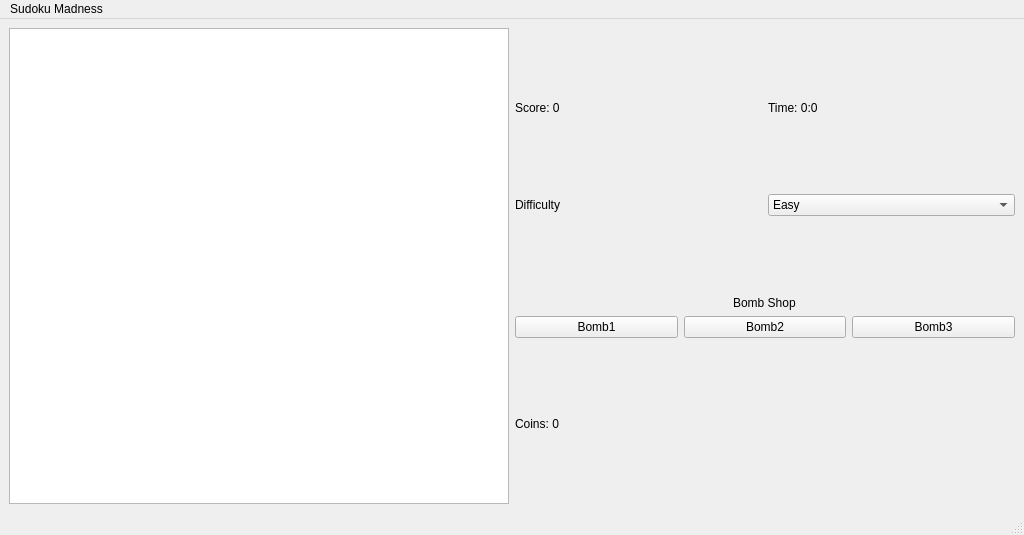
<?xml version="1.0" encoding="UTF-8"?>
<ui version="4.0">
 <class>MainWindow</class>
 <widget class="QMainWindow" name="MainWindow">
  <property name="geometry">
   <rect>
    <x>0</x>
    <y>0</y>
    <width>1024</width>
    <height>535</height>
   </rect>
  </property>
  <property name="windowTitle">
   <string>MainWindow</string>
  </property>
  <widget class="QWidget" name="centralwidget">
   <layout class="QHBoxLayout" name="horizontalLayout_2">
    <item>
     <widget class="QTableView" name="sudokuTableView">
      <property name="sizePolicy">
       <sizepolicy hsizetype="Preferred" vsizetype="Preferred">
        <horstretch>0</horstretch>
        <verstretch>0</verstretch>
       </sizepolicy>
      </property>
      <property name="minimumSize">
       <size>
        <width>100</width>
        <height>100</height>
       </size>
      </property>
      <property name="maximumSize">
       <size>
        <width>800</width>
        <height>800</height>
       </size>
      </property>
      <property name="sizeIncrement">
       <size>
        <width>0</width>
        <height>0</height>
       </size>
      </property>
      <property name="baseSize">
       <size>
        <width>200</width>
        <height>200</height>
       </size>
      </property>
     </widget>
    </item>
    <item>
     <layout class="QVBoxLayout" name="verticalLayout_2">
      <item>
       <spacer name="verticalSpacer_4">
        <property name="orientation">
         <enum>Qt::Vertical</enum>
        </property>
        <property name="sizeHint" stdset="0">
         <size>
          <width>20</width>
          <height>40</height>
         </size>
        </property>
       </spacer>
      </item>
      <item>
       <layout class="QHBoxLayout" name="horizontalLayout_3">
        <item>
         <widget class="QLabel" name="label">
          <property name="text">
           <string>Score: 0</string>
          </property>
         </widget>
        </item>
        <item>
         <widget class="QLabel" name="label_2">
          <property name="text">
           <string>Time: 0:0</string>
          </property>
         </widget>
        </item>
       </layout>
      </item>
      <item>
       <spacer name="verticalSpacer">
        <property name="orientation">
         <enum>Qt::Vertical</enum>
        </property>
        <property name="sizeHint" stdset="0">
         <size>
          <width>20</width>
          <height>40</height>
         </size>
        </property>
       </spacer>
      </item>
      <item>
       <layout class="QHBoxLayout" name="horizontalLayout_4">
        <item>
         <widget class="QLabel" name="label_3">
          <property name="text">
           <string>Difficulty</string>
          </property>
         </widget>
        </item>
        <item>
         <widget class="QComboBox" name="difficultySetting">
          <item>
           <property name="text">
            <string>Easy</string>
           </property>
          </item>
          <item>
           <property name="text">
            <string>Medium</string>
           </property>
          </item>
          <item>
           <property name="text">
            <string>Hard</string>
           </property>
          </item>
         </widget>
        </item>
       </layout>
      </item>
      <item>
       <spacer name="verticalSpacer_2">
        <property name="orientation">
         <enum>Qt::Vertical</enum>
        </property>
        <property name="sizeHint" stdset="0">
         <size>
          <width>20</width>
          <height>40</height>
         </size>
        </property>
       </spacer>
      </item>
      <item>
       <layout class="QVBoxLayout" name="verticalLayout_5">
        <item alignment="Qt::AlignHCenter">
         <widget class="QLabel" name="label_4">
          <property name="text">
           <string>Bomb Shop</string>
          </property>
         </widget>
        </item>
        <item>
         <layout class="QHBoxLayout" name="horizontalLayout_5">
          <item>
           <widget class="QPushButton" name="pushButton">
            <property name="text">
             <string>Bomb1</string>
            </property>
           </widget>
          </item>
          <item>
           <widget class="QPushButton" name="pushButton_2">
            <property name="text">
             <string>Bomb2</string>
            </property>
           </widget>
          </item>
          <item>
           <widget class="QPushButton" name="pushButton_3">
            <property name="text">
             <string>Bomb3</string>
            </property>
           </widget>
          </item>
         </layout>
        </item>
       </layout>
      </item>
      <item>
       <spacer name="verticalSpacer_3">
        <property name="orientation">
         <enum>Qt::Vertical</enum>
        </property>
        <property name="sizeHint" stdset="0">
         <size>
          <width>20</width>
          <height>40</height>
         </size>
        </property>
       </spacer>
      </item>
      <item>
       <layout class="QHBoxLayout" name="horizontalLayout_6">
        <item>
         <widget class="QLabel" name="label_5">
          <property name="text">
           <string>Coins: 0</string>
          </property>
         </widget>
        </item>
       </layout>
      </item>
      <item>
       <spacer name="verticalSpacer_5">
        <property name="orientation">
         <enum>Qt::Vertical</enum>
        </property>
        <property name="sizeHint" stdset="0">
         <size>
          <width>20</width>
          <height>40</height>
         </size>
        </property>
       </spacer>
      </item>
     </layout>
    </item>
   </layout>
  </widget>
  <widget class="QMenuBar" name="menubar">
   <property name="geometry">
    <rect>
     <x>0</x>
     <y>0</y>
     <width>1024</width>
     <height>25</height>
    </rect>
   </property>
   <widget class="QMenu" name="menuSudoku_Madness">
    <property name="title">
     <string>Sudoku Madness</string>
    </property>
   </widget>
   <addaction name="menuSudoku_Madness"/>
  </widget>
  <widget class="QStatusBar" name="statusbar"/>
 </widget>
 <resources/>
 <connections/>
</ui>
